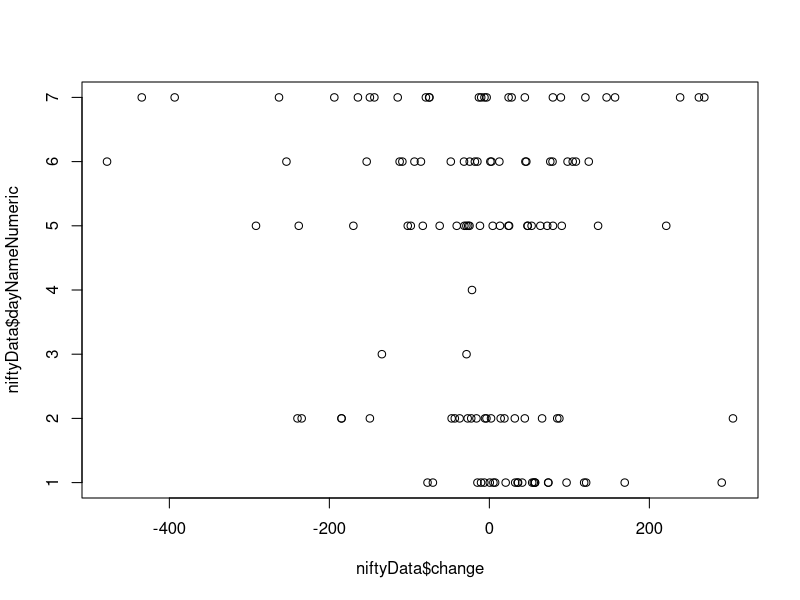

Recreate this plot in R.
# Author: Soumyajit Samanta
# LICENSE
# The code is copyright of authors mentioned above 
# and may not be reproduced or used in other form 
# without permission.
# 
# Problem: Look at the market OHLC data to find out 
#     the days which have given mostly positive 
#     changes and explore if there is any relation 
#     between the day of week and the price of the 
#     Nifty 50 index.
# Solution: We use the data from NSE site at 
# [Historical Index Data](https://www.nseindia.com/reports-indices-historical-index-data)
# We can then calculate the day of week and the change
# of the day using. Then we can use the linear model in
# R with change as dependent variable and all other 
# numeric parameters as independent variable. Then we 
# can plot and draw our own conclusion.

# Load data
niftyData <-
  read.csv(
    "NIFTY 50-14-09-2023-to-14-03-2024.csv",
    header = TRUE
  )

# Calculate the change, date and the dayname.
niftyData$change <- niftyData$Close - niftyData$Open
niftyData$changePercent <- round((niftyData$change / niftyData$Open)*100, 3)
niftyData$dateParsed <- as.Date(niftyData$Date, format = "%d-%b-%Y")
niftyData$dayName <- weekdays(niftyData$dateParsed)

summary(niftyData)

# Perform linear regression analysis with change as dependent variable.
# All other numeric values as independent variable.
linearModel <-
  lm(
    niftyData$change ~ niftyData$Open + niftyData$High + niftyData$Low + niftyData$Close +
      niftyData$dateParsed + niftyData$Open + niftyData$dayName,
    niftyData
  )
linearModel
summary(linearModel)

# Convert category of days name into numeric value.
dayNameFactor <- factor(niftyData$dayName)
niftyData$dayNameNumeric <- as.numeric(dayNameFactor)

factorReference <- data.frame(
  level = levels(dayNameFactor),
  index = rank(levels(dayNameFactor), ties.method = "first")
)

# Plot the change values grouped by its day names numeric value from above.
plot(
  niftyData$change
  , 
  niftyData$dayNameNumeric
)

factorReference